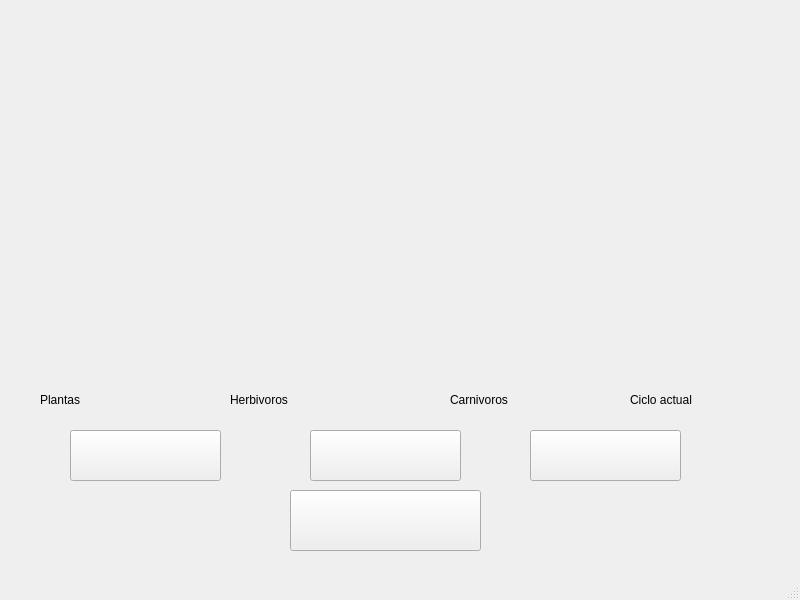
<?xml version="1.0" encoding="UTF-8"?>
<ui version="4.0">
 <class>VentanaSimulacion</class>
 <widget class="QMainWindow" name="VentanaSimulacion">
  <property name="geometry">
   <rect>
    <x>0</x>
    <y>0</y>
    <width>800</width>
    <height>600</height>
   </rect>
  </property>
  <property name="windowTitle">
   <string>MainWindow</string>
  </property>
  <property name="styleSheet">
   <string notr="true">QMainWindow {
    border-image: url(:/imagenes/forest.jpg) 0 0 0 0 stretch stretch;
}</string>
  </property>
  <widget class="QWidget" name="centralwidget">
   <widget class="QLabel" name="lblPlantas">
    <property name="geometry">
     <rect>
      <x>40</x>
      <y>390</y>
      <width>63</width>
      <height>20</height>
     </rect>
    </property>
    <property name="text">
     <string>Plantas</string>
    </property>
   </widget>
   <widget class="QLabel" name="lblHerbivoros">
    <property name="geometry">
     <rect>
      <x>230</x>
      <y>390</y>
      <width>81</width>
      <height>20</height>
     </rect>
    </property>
    <property name="text">
     <string>Herbivoros</string>
    </property>
   </widget>
   <widget class="QLabel" name="lblCarnivoros">
    <property name="geometry">
     <rect>
      <x>450</x>
      <y>390</y>
      <width>81</width>
      <height>20</height>
     </rect>
    </property>
    <property name="text">
     <string>Carnivoros</string>
    </property>
   </widget>
   <widget class="QLabel" name="lblCiclo">
    <property name="geometry">
     <rect>
      <x>630</x>
      <y>390</y>
      <width>91</width>
      <height>20</height>
     </rect>
    </property>
    <property name="text">
     <string>Ciclo actual</string>
    </property>
   </widget>
   <widget class="QPushButton" name="btnIniciar">
    <property name="geometry">
     <rect>
      <x>70</x>
      <y>430</y>
      <width>151</width>
      <height>51</height>
     </rect>
    </property>
    <property name="styleSheet">
     <string notr="true">QPushButton {
    border-image: url(:/imagenes/botoniniciar.png);
}</string>
    </property>
    <property name="text">
     <string/>
    </property>
   </widget>
   <widget class="QPushButton" name="btnPausar">
    <property name="geometry">
     <rect>
      <x>310</x>
      <y>430</y>
      <width>151</width>
      <height>51</height>
     </rect>
    </property>
    <property name="styleSheet">
     <string notr="true">QPushButton {
    border-image: url(:/imagenes/botonpausar.png);
}</string>
    </property>
    <property name="text">
     <string/>
    </property>
   </widget>
   <widget class="QPushButton" name="btnReiniciar">
    <property name="geometry">
     <rect>
      <x>530</x>
      <y>430</y>
      <width>151</width>
      <height>51</height>
     </rect>
    </property>
    <property name="styleSheet">
     <string notr="true">QPushButton {
    border-image: url(:/imagenes/botonreiniciar.png);
}</string>
    </property>
    <property name="text">
     <string/>
    </property>
   </widget>
   <widget class="QPushButton" name="btnMenu">
    <property name="geometry">
     <rect>
      <x>290</x>
      <y>490</y>
      <width>191</width>
      <height>61</height>
     </rect>
    </property>
    <property name="styleSheet">
     <string notr="true">QPushButton {
    border-image: url(:/imagenes/botonvolveralmenu.png);
}</string>
    </property>
    <property name="text">
     <string/>
    </property>
   </widget>
   <widget class="QTableWidget" name="tableTablero">
    <property name="geometry">
     <rect>
      <x>150</x>
      <y>15</y>
      <width>500</width>
      <height>350</height>
     </rect>
    </property>
    <property name="styleSheet">
     <string notr="true">background: transparent;</string>
    </property>
   </widget>
  </widget>
  <widget class="QMenuBar" name="menubar">
   <property name="geometry">
    <rect>
     <x>0</x>
     <y>0</y>
     <width>800</width>
     <height>26</height>
    </rect>
   </property>
  </widget>
  <widget class="QStatusBar" name="statusbar"/>
 </widget>
 <resources/>
 <connections/>
</ui>
